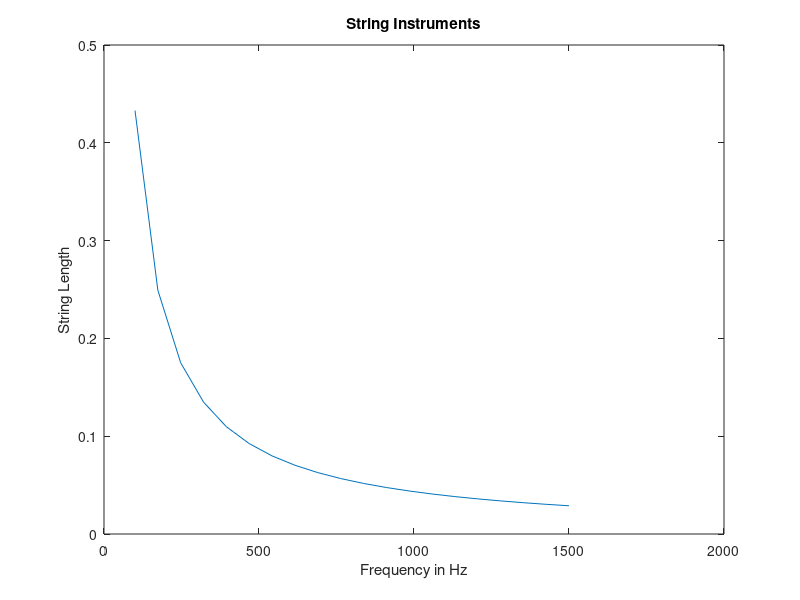
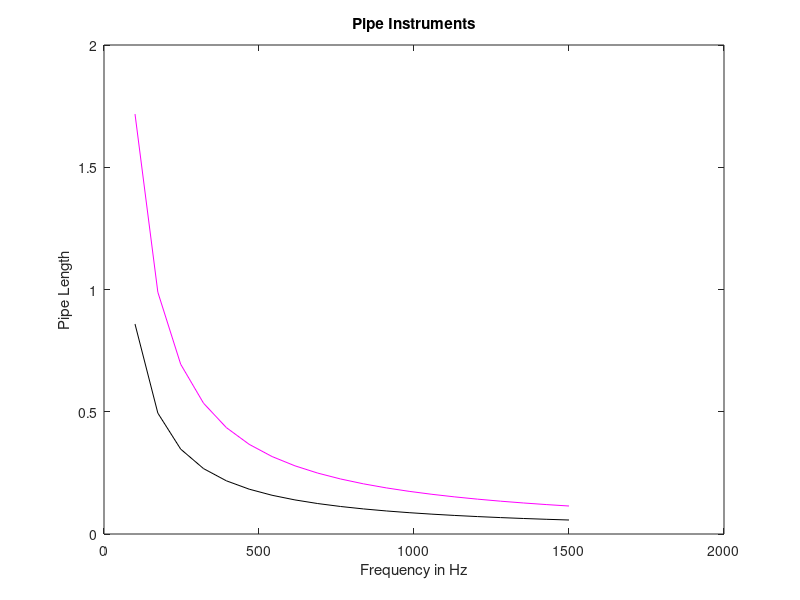
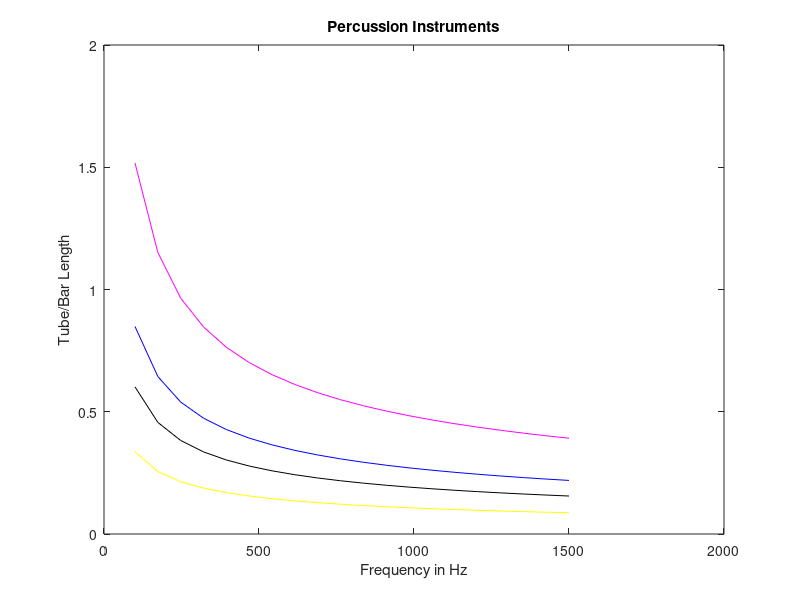

The MATLAB source for these figures, in order:
%m-File
% Modelling Acoustics in MATLAB
% Author: Ian Skelskey
% Date: 01/30/2020
 
% clear workspace, figure windows, and command window
clear all; close all; clc;
 
% define a vector of frequency values that is linearly spaced between 100
% Hz and 1500 Hz with 20 elements
f = linspace(100,1500,20);
 
% define variables
 
% tension: 150 N
T = 150;
% linear mass density: 0.02 kg/m
mu = 0.02;
% speed of sound in air: 343.5 m/s
v1 = 343.5;
% speed of sound in bar: 4000 m/s
v2 = 4000;
 
%outer radius: 0.0254 m
or = 0.0254;
%inner radius: 0.02 m
ir = 0.02;
 
%thickness of rectangular bar: 0.0175 m
bar = 0.0175;
 
 
 
% Equation 1: Solved for Length
% L = sqrt(T/mu)./(2*f)
% Equation 7: Solved for Length
% L = n*v1./(2*f);
% Equation 8: Solved for Length
% L = n*v1./(4*f);
% Equation 9: Solved for Length
% L = sqrt(m^2*pi*K*v2./(8*f));
 
% 7 Final Vectors
 
% set mode to 1 since we are concerned only with fundamental frequencies
n = 1;
 
% 1. String length (eq. 1) - a vector with different string length values 
%    for a string to produce the different fundamental frequency values,
 
L1 = sqrt(T/mu)./(2*f);
 
% 2. (wind) Tube length with two open ends (eq. 7) - a vector with 
%    different tube length values for a pipe with two open ends to produce 
%    the different fundamental frequency values,
 
L2 = n*v1./(2*f);
 
% 3. (wind) Tube length with one open end (eq. 8) -  a vector with 
%    different tube length values for a pipe with one open end to produce 
%    the different fundamental frequency values,
 
L3 = n*v1./(4*f);
 
% 4. (percussion) Tube length, simply supported (eq. 9) - a vector with 
%    different tube length values for a simply supported tube to produce the 
%    different fundamental frequency values,
 
% for simply supported beams, m = 3.0112 when n = 1
m = 3.0112;
 
%calculate K
K = sqrt((ir^2+or^2)/4);
 
L4 = sqrt(m^2*pi*K*v2./(8*f));
 
% 5. (percussion) Tube length, cantilevered (eq. 9) -  a vector with 
%    different tube length values for a cantilevered tube to produce the 
%    different fundamental frequency values,
 
% for cantilevered beams, m = 1.194 when n = 1
m = 1.194;
 
%calculate K
K = sqrt((ir^2+or^2)/4);
 
L5 = sqrt(m^2*pi*K*v2./(8*f));
 
% 6. (percussion) Bar length, simply supported (eq. 9)  - a vector with 
%    different bar length values for a simply supported rectangular bar to 
%    produce the different fundamental frequency values,
 
% for simply supported beams, m = 3.0112 when n = 1
m = 3.0112;
 
%calculate K
K = bar/3.46;
 
L6 = sqrt(m^2*pi*K*v2./(8*f));
 
% 7. (percussion) Bar length, cantilevered (eq. 9)  - a vector with 
%    different bar length values for a cantilevered rectangular bar to 
%    produce the different fundamental frequency values. 
 
% for cantilevered beams, m = 1.194 when n = 1
m = 1.194;
 
%calculate K
K = bar/3.46;
 
L7 = sqrt(m^2*pi*K*v2./(8*f));
 
%Plot Figures
 
figure
plot(f,L1)
xlabel('Frequency in Hz')
ylabel('String Length')
title('String Instruments')
 
figure
plot(f,L2,'m',f,L3,'k')
xlabel('Frequency in Hz')
ylabel('Pipe Length')
title('Pipe Instruments')
 
figure
plot(f,L4,'m',f,L5,'k',f,L6,'b',f,L7,'y')
xlabel('Frequency in Hz')
ylabel('Tube/Bar Length')
title('Percussion Instruments')
